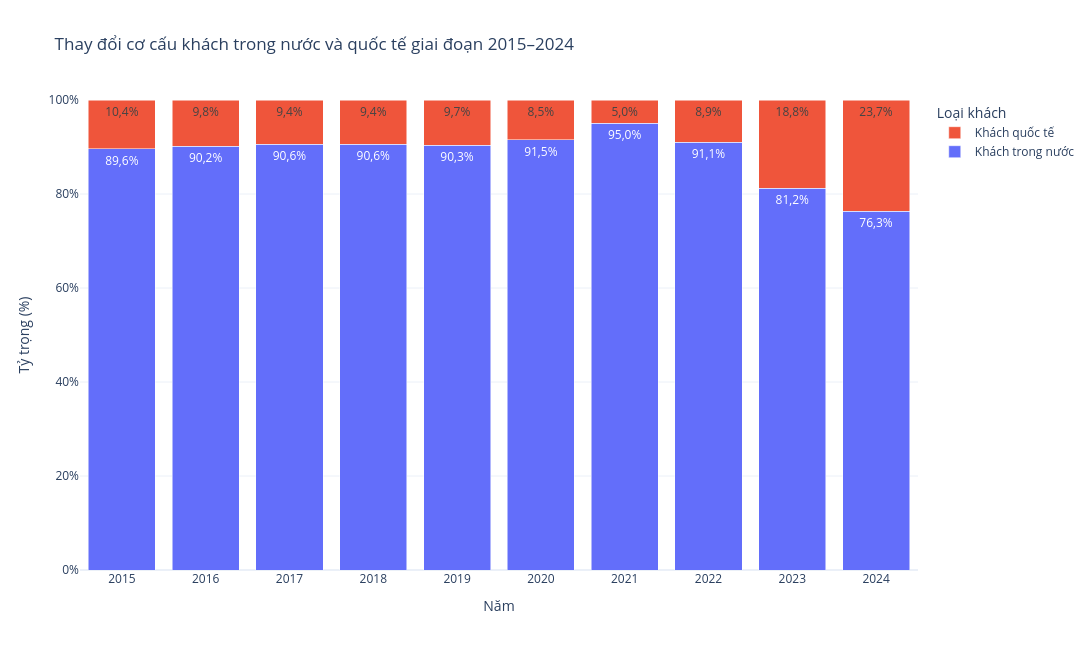

The notebook cell saved with this chart:
### Markdown cell above
## 3.2. Stacked Bar Chart – Thay đổi cơ cấu khách giai đoạn 2015–2024

**Mục tiêu:** Theo dõi sự thay đổi tỷ trọng khách trong nước và khách quốc tế tại cơ sở lưu trú qua từng năm.

### Code cell
# =========================================================
# BIỂU ĐỒ 2 - STACKED BAR
# =========================================================

share_df = df_nam[
    ["Năm", domestic_col, international_col]
].copy()

share_df["Tổng khách"] = (
    share_df[domestic_col]
    + share_df[international_col]
)

share_df["Khách trong nước (%)"] = (
    share_df[domestic_col]
    / share_df["Tổng khách"]
    * 100
)

share_df["Khách quốc tế (%)"] = (
    share_df[international_col]
    / share_df["Tổng khách"]
    * 100
)

fig2 = go.Figure()

fig2.add_trace(
    go.Bar(
        x=share_df["Năm"],
        y=share_df["Khách trong nước (%)"],
        name="Khách trong nước",
        text=[
            f"{fmt_vi(v, 1)}%"
            for v in share_df["Khách trong nước (%)"]
        ],
        textposition="inside"
    )
)

fig2.add_trace(
    go.Bar(
        x=share_df["Năm"],
        y=share_df["Khách quốc tế (%)"],
        name="Khách quốc tế",
        text=[
            f"{fmt_vi(v, 1)}%"
            for v in share_df["Khách quốc tế (%)"]
        ],
        textposition="inside"
    )
)

fig2.update_layout(
    title="Thay đổi cơ cấu khách trong nước và quốc tế giai đoạn 2015–2024",
    xaxis_title="Năm",
    yaxis_title="Tỷ trọng (%)",
    barmode="stack",
    template="plotly_white",
    legend_title="Loại khách",
    width=1100,
    height=650,
    yaxis=dict(
        range=[0, 100],
        ticksuffix="%"
    )
)

fig2.update_xaxes(dtick=1)

file_fig2 = FIGURES / "02_co_cau_khach.png"

fig2.write_image(file_fig2, scale=2)

fig2.show()

### Figure 1 — Plotly figure (JSON) as saved in the notebook; plotly's stock layout.template omitted (floating-point values rounded to 4 significant figures)
{"data": [{"name": "Khách trong nước", "text": ["89,6%", "90,2%", "90,6%", "90,6%", "90,3%", "91,5%", "95,0%", "91,1%", "81,2%", "76,3%"], "textposition": "inside", "type": "bar", "x": [2015, 2016, 2017, 2018, 2019, 2020, 2021, 2022, 2023, 2024], "y": [89.64, 90.21, 90.62, 90.63, 90.34, 91.54, 95.05, 91.05, 81.18, 76.33]}, {"name": "Khách quốc tế", "text": ["10,4%", "9,8%", "9,4%", "9,4%", "9,7%", "8,5%", "5,0%", "8,9%", "18,8%", "23,7%"], "textposition": "inside", "type": "bar", "x": [2015, 2016, 2017, 2018, 2019, 2020, 2021, 2022, 2023, 2024], "y": [10.36, 9.787, 9.378, 9.369, 9.656, 8.457, 4.952, 8.949, 18.82, 23.67]}], "layout": {"barmode": "stack", "height": 650, "legend": {"title": {"text": "Loại khách"}}, "title": {"text": "Thay đổi cơ cấu khách trong nước và quốc tế giai đoạn 2015–2024"}, "width": 1100, "xaxis": {"dtick": 1, "title": {"text": "Năm"}}, "yaxis": {"range": [0, 100], "ticksuffix": "%", "title": {"text": "Tỷ trọng (%)"}}}}
